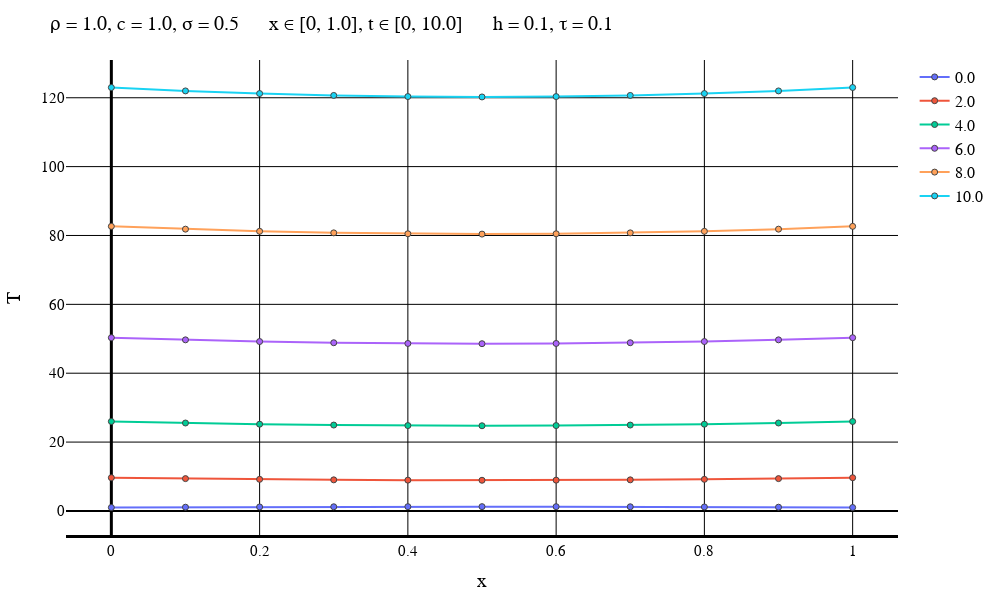

The notebook cell this image was saved under:
### Markdown cell above
Неявная схема

### Code cell
typeOfScheme = "Symmetric"

solutionFile = "D:\\Calc_Methods_2\\Lab2\\SecondConds\\$typeOfScheme\\solution$numOfEq.txt"
dataFile = "D:\\Calc_Methods_2\\Lab2\\SecondConds\\$typeOfScheme\\data$numOfEq.txt"
intervalFile = "D:\\Calc_Methods_2\\Lab2\\SecondConds\\$typeOfScheme\\interval$numOfEq.txt"

solutionMatrix = readdlm(solutionFile)
dataVec = readdlm(dataFile)
intervalVec = readdlm(intervalFile);

L = dataVec[3]
timeEnd = dataVec[4]
numOfXIntervals = Int(intervalVec[1])
numOfTIntervals = Int(intervalVec[2])
h = L / numOfXIntervals
τ = timeEnd / numOfTIntervals
if default == true
    plotStep = trunc(Int, timeEnd / (defaultStepParam * τ))
    numOfPlots = numOfTIntervals + 1    
else
    plotStep = firstSteps
    numOfPlots = firstPlots
end
println("Шаг графика: $plotStep")
println("Время последнего графика: $((numOfPlots - 1)*τ)")
makePlot(numOfPlots, plotStep, solutionMatrix, dataVec, intervalVec)

### Figure 1 — Plotly figure (JSON) as saved in the notebook; plotly's stock layout.template omitted (floating-point values rounded to 4 significant figures)
{"data": [{"line": {"width": 2}, "marker": {"line": {"width": 1}, "showline": true}, "mode": "lines+markers", "name": "0.0", "type": "scatter", "x": [0, 0.1, 0.2, 0.3, 0.4, 0.5, 0.6, 0.7, 0.8, 0.9, 1], "y": [1, 1.09, 1.16, 1.21, 1.24, 1.25, 1.24, 1.21, 1.16, 1.09, 1]}, {"line": {"width": 2}, "marker": {"line": {"width": 1}, "showline": true}, "mode": "lines+markers", "name": "2.0", "type": "scatter", "x": [0, 0.1, 0.2, 0.3, 0.4, 0.5, 0.6, 0.7, 0.8, 0.9, 1], "y": [9.652, 9.391, 9.179, 9.031, 8.942, 8.913, 8.942, 9.031, 9.179, 9.391, 9.652]}, {"line": {"width": 2}, "marker": {"line": {"width": 1}, "showline": true}, "mode": "lines+markers", "name": "4.0", "type": "scatter", "x": [0, 0.1, 0.2, 0.3, 0.4, 0.5, 0.6, 0.7, 0.8, 0.9, 1], "y": [25.99, 25.54, 25.19, 24.94, 24.79, 24.74, 24.79, 24.94, 25.19, 25.54, 25.99]}, {"line": {"width": 2}, "marker": {"line": {"width": 1}, "showline": true}, "mode": "lines+markers", "name": "6.0", "type": "scatter", "x": [0, 0.1, 0.2, 0.3, 0.4, 0.5, 0.6, 0.7, 0.8, 0.9, 1], "y": [50.32, 49.69, 49.2, 48.85, 48.64, 48.57, 48.64, 48.85, 49.2, 49.69, 50.32]}, {"line": {"width": 2}, "marker": {"line": {"width": 1}, "showline": true}, "mode": "lines+markers", "name": "8.0", "type": "scatter", "x": [0, 0.1, 0.2, 0.3, 0.4, 0.5, 0.6, 0.7, 0.8, 0.9, 1], "y": [82.65, 81.84, 81.21, 80.76, 80.49, 80.4, 80.49, 80.76, 81.21, 81.84, 82.65]}, {"line": {"width": 2}, "marker": {"line": {"width": 1}, "showline": true}, "mode": "lines+markers", "name": "10.0", "type": "scatter", "x": [0, 0.1, 0.2, 0.3, 0.4, 0.5, 0.6, 0.7, 0.8, 0.9, 1], "y": [123.0, 122.0, 121.2, 120.7, 120.3, 120.2, 120.3, 120.7, 121.2, 122.0, 123.0]}], "layout": {"coloraxis": {"outlinecolor": "black"}, "font": {"color": "black", "family": "Time New Roman"}, "height": 600, "legend": {"font": {"size": 16}}, "margin": {"b": 50, "l": 50, "r": 50, "t": 60}, "paper_bgcolor": "white", "plot_bgcolor": "white", "title": {"autosize": false, "font": {"color": "black", "family": "Times New Roman", "size": 20}, "paper_bgcolor": "red", "text": "ρ = 1.0, c = 1.0, σ = 0.5      x ∈ [0, 1.0], t ∈ [0, 10.0]      h = 0.1, τ = 0.1"}, "width": 1000, "xaxis": {"color": "black", "gridcolor": "black", "gridwidth": 1, "linecolor": "black", "linewidth": 3, "tickfont": {"size": 15}, "title": {"font": {"color": "black", "family": "Times New Roman", "size": 20}, "text": "x"}, "zerolinecolor": "black", "zerolinewidth": 3}, "yaxis": {"exponentformat": "power", "gridcolor": "black", "gridwidth": 1, "tickfont": {"size": 15}, "title": {"font": {"color": "black", "family": "Times New Roman", "size": 20}, "text": "T"}, "zerolinecolor": "black"}}}
